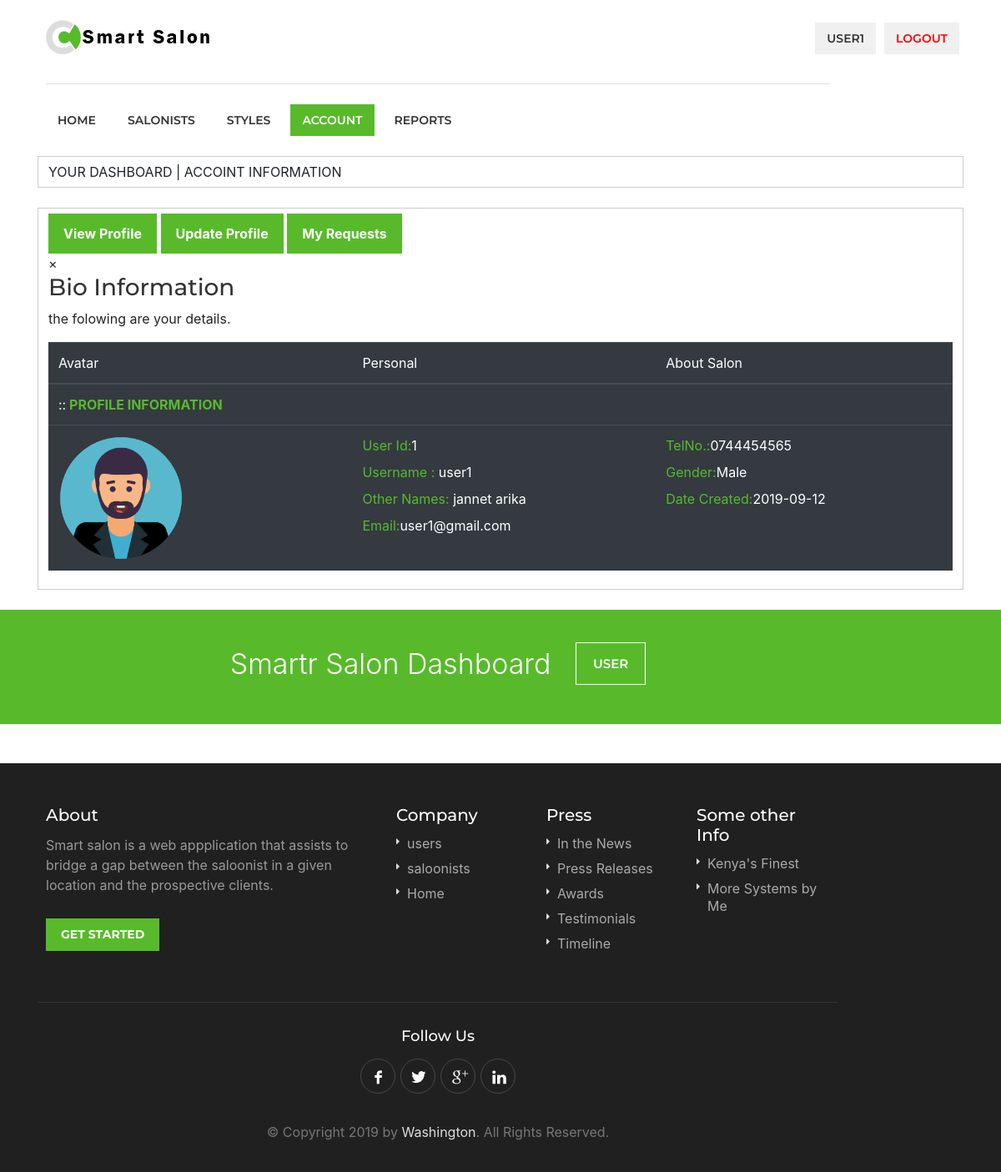
Page /user/account.php (signed in) on the committed database.
### tables this page shows
CREATE TABLE `users` (
  `id` int(11) NOT NULL,
  `username` varchar(255) NOT NULL,
  `email` varchar(255) NOT NULL,
  `password` varchar(255) NOT NULL,
  `telno` varchar(255) NOT NULL,
  `datecreated` date NOT NULL,
  `fname` varchar(255) NOT NULL,
  `lname` varchar(255) NOT NULL,
  `gender` varchar(255) NOT NULL
);

### user/account.php (the view, shortened to what this page needs)
<?php
include('server.php');
?>
<!DOCTYPE html>
<html lang="en">
<head>
<link rel="stylesheet" href="css/style.css">
<link rel="stylesheet" href="css/colors/green.css" id="colors">
<link rel="stylesheet" href="css/bootstrap.min.css">
</head>
<body>
<div id="wrapper">
<header>
	<?php
	  $username = $_SESSION['username'];
	  $query = "SELECT * FROM users WHERE username='$username'";
	  $result = mysqli_query($db, $query);
	  while($row = mysqli_fetch_array($result, MYSQLI_NUM)){
		  $uid = $row[0];
		  $uname = $row[1];
		  $uemail = $row[2];
	  }
	?>
<div class="container">
	<div class="sixteen columns">
		<div id="logo">
			<h1><a href="index.html"><img src="images/logo.png" alt="Work Scout" /></a></h1>
		</div>
		<nav id="navigation" class="menu">
			<ul id="responsive">
                <li><a href="index.php">Home</a> </li>
				<li><a href="salonist.php">Salonists</a></li>
				<li><a href="styles.php">styles</a></li>
				<li><a href="account.php"  id="current">Account</a> </li>
				<li><a href="reports.php">Reports</a></li>
			</ul>
			<ul class="float-right">
				<li><a href="#"><?=$_SESSION["username"]?></a></li>
				<li><a href="index.php?logout='1'" style="color: red;">logout</a></li>
			</ul>
		</nav>
	</div>
</div>
</header>
<div class="clearfix"></div>
<section class="section intro">
	<div class="container">
		<div style="padding: 6px 12px; border: 1px solid #ccc;">
			YOUR DASHBOARD | ACCOINT INFORMATION
		</div>
	</div>
	<br>
    <div class="container">
        <div  style="padding: 6px 12px; border: 1px solid #ccc;">
            <div class="tab">
                <button class="tablinks" onclick="openCity(event, 'View')" id="defaultOpen">View Profile</button>
                <button class="tablinks" onclick="openCity(event, 'Update')">Update Profile</button>
                <button class="tablinks" onclick="openCity(event, 'Tokyo')">My Requests</button>
            </div>
            <div id="View" class="tabcontent">
                <span onclick="this.parentElement.style.display='none'" class="topright">&times</span>
                <h3>Bio Information</h3>
                <p>the folowing are your details.</p>
                <table class="table table-dark">
                    <thead>
                        <tr>
                            <th sope="col">Avatar</th>
                            <th scope="col">Personal</th>
                            <th scope="col">About Salon</th>
                        </tr>
                    </thead>
                    <?php
    ;                   $query2 = "SELECT * FROM users WHERE id='$uid'";
                        $result2 = mysqli_query($db, $query2);
                        while($row = mysqli_fetch_array($result2, MYSQLI_NUM)){
                            $names = $row[6]." ".$row[7];
                            $datecreated =$row[5];
                            $phone = $row[4];
                            $gender = $row[8];
                        }
                    ?>
                    <tr> <td>::<b style="color: #58BA2B;"> PROFILE INFORMATION</b></td> </tr>
                    <tr>
                        <td>
                            <?php
                            if($gender=='Male'){
                                echo '<img src="images/avatar1.png" style="width:150px; height:150px;">';
                            }elseif($gender=='Female'){
                                echo '<img src="images/avatar0.png" style="width:150px; height:150px;">';
                            }else {
                                echo '<img src="images/avatar2.jpg" style="width:150px; height:150px;">';
                            }
                            ?>
                        </td>
                        <td>
                            <label class="label">User Id:</label><?php echo $uid; ?><br>
                            <label class="label">Username :</label> <?php echo $uname; ?><br>
                            <label class="label">Other Names:</label> <?php echo $names; ?><br>
                            <label class="label">Email:</label><?php echo $uemail; ?><br>
                        </td>
                        <td>
                            <label class="label">TelNo.:</label><?php echo $phone; ?><br>
                            <label class="label">Gender:</label><?php echo $gender; ?><br>
                            <label class="label">Date Created:</label><?php echo $datecreated; ?><br>
                        </td>
                    </tr>
                </table>
            </div>
        </div>
    </div>
</div>
<br>
<div class="infobox">
	<div class="container">
		<div class="sixteen columns">Smartr Salon Dashboard <a href="#">USER</a></div>
	</div>
</div>
<div id="footer">
	<div class="container">
		<div class="seven columns">
			<h4>About</h4>
			<p>Smart salon is a web appplication that assists to bridge a gap between the saloonist in a given location
				and the prospective clients.</p>
			<a href="#" class="button">Get Started</a>
		</div>
		<div class="three columns">
			<h4>Company</h4>
			<ul class="footer-links">
				<li><a href="users.php">users</a></li>
				<li><a href="saloonists.php">saloonists</a></li>
				<li><a href="index.php">Home</a></li>
			</ul>
		</div>
		<div class="three columns">
			<h4>Press</h4>
			<ul class="footer-links">
				<li><a href="#">In the News</a></li>
				<li><a href="#">Press Releases</a></li>
				<li><a href="#">Awards</a></li>
				<li><a href="#">Testimonials</a></li>
				<li><a href="#">Timeline</a></li>
			</ul>
		</div>
		<div class="three columns">
			<h4>Some other Info</h4>
			<ul class="footer-links">
				<li><a href="#">Kenya's Finest</a></li>
				<li><a href="#">More Systems by Me</a></li>
			</ul>
		</div>
	</div>
	<div class="container">
		<div class="footer-bottom">
			<div class="sixteen columns">
				<h4>Follow Us</h4>
				<ul class="social-icons">
					<li><a class="facebook" href="#"><i class="icon-facebook"></i></a></li>
					<li><a class="twitter" href="#"><i class="icon-twitter"></i></a></li>
					<li><a class="gplus" href="#"><i class="icon-gplus"></i></a></li>
					<li><a class="linkedin" href="#"><i class="icon-linkedin"></i></a></li>
				</ul>
				<div class="copyrights">©  Copyright 2019 by <a href="#">Washington</a>. All Rights Reserved.</div>
			</div>
		</div>
	</div>
</div>
</body>
</html>

### user/css/colors/green.css (style rules this page uses)
#current, a.button.gray.app-link.opened, ul.float-right li a:hover, .menu ul li.sfHover a.sf-with-ul, .menu ul li a:hover, a.menu-trigger:hover, #jPanelMenu-menu li a:hover, .search-container button, .upload-btn, button, input[type="button"], input[type="submit"], a.button, .upload-btn:hover, #titlebar.photo-bg a.button.white:hover, a.button.dark:hover, #backtotop a:hover, .mfp-close:hover, .tabs-nav li.active a, .ui-accordion .ui-accordion-header-active:hover, .ui-accordion .ui-accordion-header-active, .highlight.color, .plan.color-2 .plan-price, .plan.color-2 a.button, .tp-leftarrow:hover, .tp-rightarrow:hover, .pagination ul li a.current-page, .pagination .current, .pagination ul li a:hover, .pagination-next-prev ul li a:hover, .infobox, .hover-icon, .comment-by a.reply:hover, .chosen-container .chosen-results li.highlighted, .chosen-container-multi .chosen-choices li.search-choice, .list-search button, .checkboxes input[type=checkbox]:checked + label:before { background-color: #58ba2b; }
a, table td.title a:hover, table.manage-table td.action a:hover, #breadcrumbs ul li a:hover, #titlebar span.icons a:hover, .counter-box i, .counter, #popular-categories li a i, .list-1 li:before, .dropcap, .resume-titlebar span a:hover i, .resumes-list-content h4, .job-overview ul li i, .company-info span a:hover, .infobox a:hover, .meta-tags span a:hover, .widget-text h5 a:hover, .app-content .info span , .app-content .info ul li a:hover { color: #58ba2b; }

### user/css/base.css (style rules this page uses)
html, body, div, span, applet, object, iframe, h1, h2, h3, h4, h5, h6, p, blockquote, pre, a, abbr, acronym, address, big, cite, code, del, dfn, em, img, ins, kbd, q, s, samp, small, strike, strong, sub, sup, tt, var, b, u, i, center, dl, dt, dd, ol, ul, li, fieldset, form, label, legend, table, caption, tbody, tfoot, thead, tr, th, td, article, aside, canvas, details, embed, figure, figcaption, footer, header, hgroup, menu, nav, output, ruby, section, summary, time, mark, audio, video { margin: 0; padding: 0; border: 0; font-size: 100%; font: inherit; vertical-align: baseline; }
article, aside, details, figcaption, figure, footer, header, hgroup, menu, nav, section { display: block; }
body { line-height: 1; }
ol, ul { list-style: none; }
table { border-collapse: collapse; border-spacing: 0; }
body { background-color: #fff; font-size: 16px; line-height: 27px; color: #666; -webkit-font-smoothing: antialiased; -webkit-text-size-adjust: 100%; overflow-x: hidden; }
#wrapper { background-color: #fff; }
body, input[type="text"], input[type="password"], input[type="email"], input[type="number"], textarea, .widget-text h5, h3.centered-headline span, select { font-family: "Lato", "HelveticaNeue", "Helvetica Neue", Helvetica, Arial, sans-serif; }
h1, h2, h3, h4, h5, h6, .button, input[type="button"], input[type="submit"], button, #navigation, .infobox a, .pagination-container, .upload-btn, .skills span, .app-content .info span, .tabs-nav li a, .reply, .ui-accordion .ui-accordion-header, .trigger a, .caption.title, .caption .slider-button, .counter, .counter-box i, a.menu-trigger, #style-switcher h2, .resume-table strong { font-family: "Montserrat", "HelveticaNeue", "Helvetica Neue", Helvetica, Arial, sans-serif; }
img, object, video { height: auto; display: block; }
img { width: auto; border: 0; -ms-interpolation-mode: bicubic; max-width: 100%; }
h1, h2, h3, h4, h5, h6 { color: #333; font-weight: 500; }
h1 a, h2 a, h3 a, h4 a, h5 a, h6 a { font-weight: inherit; }
h1 { font-size: 30px; line-height: 54px; }
h3 { font-size: 22px; line-height: 44px; }
h4 { font-size: 18px; line-height: 36px; }
p { margin: 0 0 15px 0; }
a { color: #505050; text-decoration: none; outline: 0; -webkit-transition: color 0.2s ease-in-out; -moz-transition: color 0.2s ease-in-out; -o-transition: color 0.2s ease-in-out; -transition: color 0.2s ease-in-out; }
ul, ol { margin: 0; }
ul { list-style: none outside; }
li { line-height: 18px; }
label, legend { display: block; font-weight: bold; font-size: 16px; font-weight: normal; margin-bottom: 8px; }

### user/account.php (style rules this page uses)
.label { color: #58BA2B; }

### rows in the picture
users: id "1", username "user1", names "jannet arika", email "user1@gmail.com", telno "0744454565", gender "Male", datecreated "2019-09-12"

### other values in the picture
$_SESSION["username"] "USER1"
